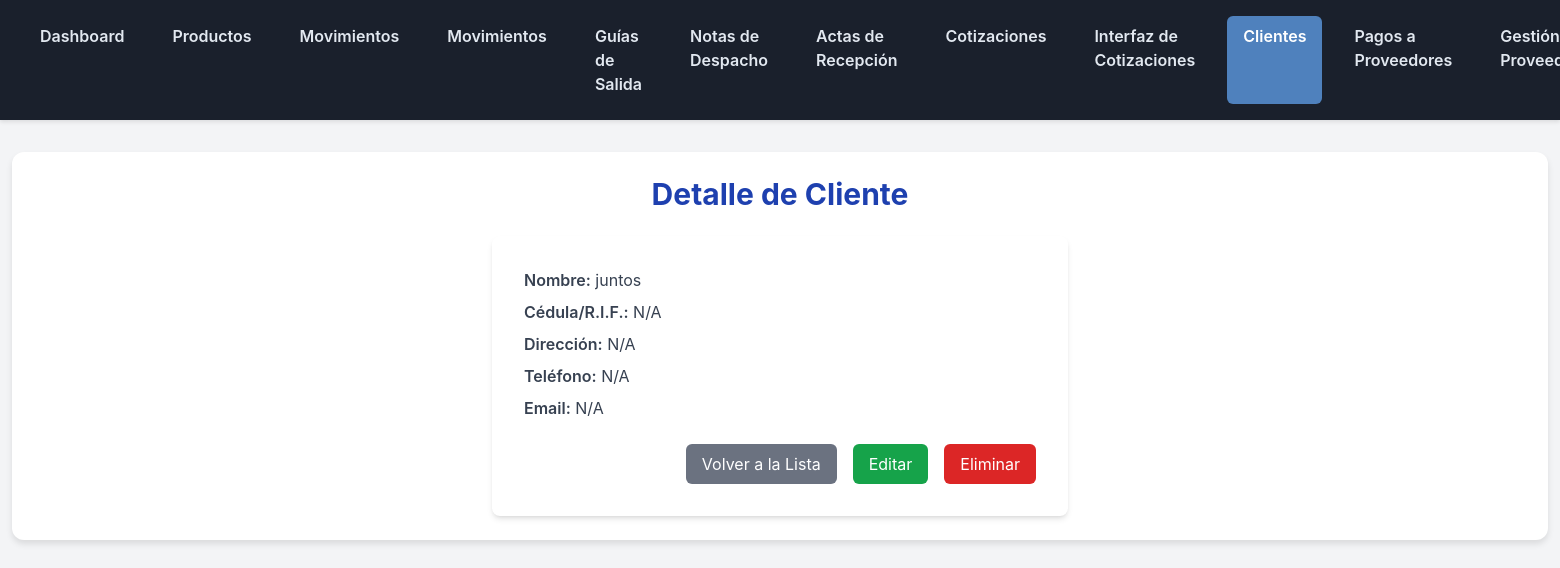
The app's page /inventario/clientes/1/ (signed in) with its own data.
### inventario/models.py (models this page shows, shortened)
class Cliente(models.Model):
    nombre = models.CharField(max_length=255, verbose_name="Nombre del Cliente")
    cedula_rif = models.CharField(max_length=20, unique=True, blank=True, null=True, verbose_name="Cédula/R.I.F.")
    direccion = models.TextField(blank=True, verbose_name="Dirección")
    telefono = models.CharField(max_length=20, blank=True, verbose_name="Teléfono")
    email = models.EmailField(blank=True, verbose_name="Email")
    class Meta:
        verbose_name = "Cliente"
        verbose_name_plural = "Clientes"

### inventario/views.py (the view)
# urls.py: path('clientes/<int:pk>/', views.ClienteDetailView.as_view(), name='cliente_detail'),
class ClienteDetailView(LoginRequiredMixin, DetailView):
    model = Cliente
    template_name = 'inventario/cliente_detail.html'
    context_object_name = 'cliente'

### inventario/templates/inventario/cliente_detail.html (shortened to what this page needs)
{% extends 'inventario/base.html' %}
{% block content %}
    <h1 class="text-3xl font-bold text-center mb-6 text-blue-800">Detalle de Cliente</h1>
    <div class="max-w-xl mx-auto bg-white p-8 rounded-lg shadow-md">
        <p class="text-gray-700 mb-2"><strong class="font-semibold">Nombre:</strong> {{ cliente.nombre }}</p>
        <p class="text-gray-700 mb-2"><strong class="font-semibold">Cédula/R.I.F.:</strong> {{ cliente.cedula_rif|default:"N/A" }}</p>
        <p class="text-gray-700 mb-2"><strong class="font-semibold">Dirección:</strong> {{ cliente.direccion|default:"N/A" }}</p>
        <p class="text-gray-700 mb-2"><strong class="font-semibold">Teléfono:</strong> {{ cliente.telefono|default:"N/A" }}</p>
        <p class="text-gray-700 mb-6"><strong class="font-semibold">Email:</strong> {{ cliente.email|default:"N/A" }}</p>
        <div class="flex justify-end space-x-4 mt-6">
            <a href="{% url 'inventario:cliente_list' %}" class="px-4 py-2 bg-gray-500 text-white rounded-md hover:bg-gray-600">Volver a la Lista</a>
            <a href="{% url 'inventario:cliente_update' cliente.pk %}" class="px-4 py-2 bg-green-600 text-white rounded-md hover:bg-green-700">Editar</a>
            <a href="{% url 'inventario:cliente_delete' cliente.pk %}" class="px-4 py-2 bg-red-600 text-white rounded-md hover:bg-red-700">Eliminar</a>
        </div>
    </div>
{% endblock %}

### inventario/templates/inventario/base.html (style rules this page uses)
body { font-family: 'Inter', sans-serif; background-color: #f3f4f6; color: #333; }

### records on screen
Cliente: nombre "juntos", cedula_rif "N/A", direccion "N/A", telefono "N/A", email "N/A"
